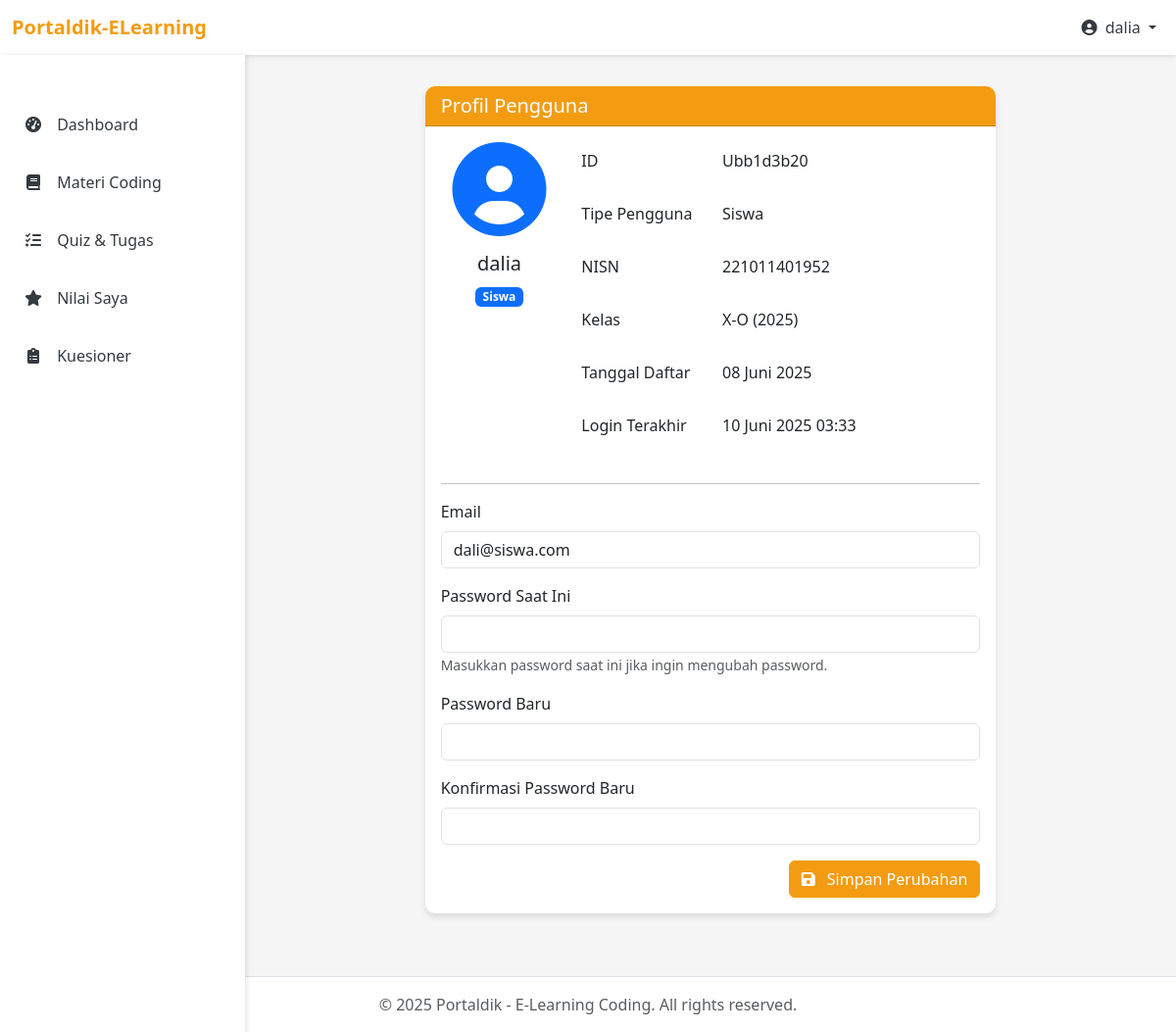
The app's page /pages/profile.php (signed in) with its own data.
### tables this page shows
CREATE TABLE `pengguna` (
  `id` varchar(20) NOT NULL,
  `kelas_id` varchar(10) DEFAULT NULL,
  `nama` varchar(100) NOT NULL,
  `email` varchar(100) NOT NULL,
  `password` varchar(255) NOT NULL,
  `tipe_pengguna` enum('admin','guru','siswa','kepsek') NOT NULL,
  `nuptk` varchar(20) DEFAULT NULL,
  `nisn` varchar(20) DEFAULT NULL,
  `tanggal_daftar` date NOT NULL,
  `last_login` timestamp NULL DEFAULT NULL,
  `status` enum('pending','aktif','ditolak','nonaktif') DEFAULT 'aktif',
  `keterangan` text DEFAULT NULL,
  PRIMARY KEY (`id`),
  KEY `fk_pengguna_kelas` (`kelas_id`),
  CONSTRAINT `fk_pengguna_kelas` FOREIGN KEY (`kelas_id`) REFERENCES `kelas` (`id`)
);

CREATE TABLE `kelas` (
  `id` varchar(10) NOT NULL,
  `nama` varchar(50) NOT NULL,
  `tahun_ajaran` varchar(20) NOT NULL,
  `wali_kelas_id` varchar(20) DEFAULT NULL,
  `status` enum('pending','aktif','nonaktif') DEFAULT 'aktif',
  `tanggal_dibuat` date DEFAULT curdate(),
  PRIMARY KEY (`id`),
  KEY `wali_kelas_id` (`wali_kelas_id`),
  CONSTRAINT `kelas_ibfk_1` FOREIGN KEY (`wali_kelas_id`) REFERENCES `pengguna` (`id`)
);

### includes/functions.php (called while the page is built, shortened)
<?php
function formatDate($date, $withTime = false) {
    $timestamp = strtotime($date);
    $format = $withTime ? 'd F Y H:i' : 'd F Y';
    $indonesianMonths = [
        'January' => 'Januari',
        'February' => 'Februari',
        'March' => 'Maret',
        'April' => 'April',
        'May' => 'Mei',
        'June' => 'Juni',
        'July' => 'Juli',
        'August' => 'Agustus',
        'September' => 'September',
        'October' => 'Oktober',
        'November' => 'November',
        'December' => 'Desember'
    ];
    $englishDate = date($format, $timestamp);
    foreach ($indonesianMonths as $english => $indonesian) {
        $englishDate = str_replace($english, $indonesian, $englishDate);
    }
    return $englishDate;
}

### pages/profile.php (the view, shortened to what this page needs)
<?php
require_once '../config/database.php';
require_once '../includes/functions.php';
$user_id = $_SESSION['user_id'];
$query = "SELECT p.*, k.nama as kelas_nama, k.tahun_ajaran
          FROM pengguna p
          LEFT JOIN kelas k ON p.kelas_id = k.id
          WHERE p.id = '$user_id'";
$result = mysqli_query($conn, $query);
$user = mysqli_fetch_assoc($result);
include_once '../includes/header.php';
?>
<div class="container-fluid py-4">
    <div class="row justify-content-center">
        <div class="col-md-8">
            <div class="card">
                <div class="card-header">
                    <h5 class="mb-0">Profil Pengguna</h5>
                </div>
                <div class="card-body">
                    <div class="row mb-4">
                        <div class="col-md-3 text-center">
                            <div class="avatar-container mb-3">
                                <i class="fas fa-user-circle fa-6x text-primary"></i>
                            </div>
                            <h5><?php echo $user['nama']; ?></h5>
                            <span class="badge bg-primary"><?php echo ucfirst($user['tipe_pengguna']); ?></span>
                        </div>
                        <div class="col-md-9">
                            <div class="mb-3 row">
                                <label class="col-sm-4 col-form-label">ID</label>
                                <div class="col-sm-8">
                                    <input type="text" readonly class="form-control-plaintext" value="<?php echo $user['id']; ?>">
                                </div>
                            </div>
                            <div class="mb-3 row">
                                <label class="col-sm-4 col-form-label">Tipe Pengguna</label>
                                <div class="col-sm-8">
                                    <input type="text" readonly class="form-control-plaintext" value="<?php echo ucfirst($user['tipe_pengguna']); ?>">
                                </div>
                            </div>
                            <?php if ($user['tipe_pengguna'] === 'siswa'): ?>
                            <div class="mb-3 row">
                                <label class="col-sm-4 col-form-label">NISN</label>
                                <div class="col-sm-8">
                                    <input type="text" readonly class="form-control-plaintext" value="<?php echo $user['nisn'] ?? '-'; ?>">
                                </div>
                            </div>
                            <div class="mb-3 row">
                                <label class="col-sm-4 col-form-label">Kelas</label>
                                <div class="col-sm-8">
                                    <input type="text" readonly class="form-control-plaintext" value="<?php echo $user['kelas_nama'] ? $user['kelas_nama'] . ' (' . $user['tahun_ajaran'] . ')' : '-'; ?>">
                                </div>
                            </div>
                            <?php endif; ?>
                            <div class="mb-3 row">
                                <label class="col-sm-4 col-form-label">Tanggal Daftar</label>
                                <div class="col-sm-8">
                                    <input type="text" readonly class="form-control-plaintext" value="<?php echo formatDate($user['tanggal_daftar']); ?>">
                                </div>
                            </div>
                            <div class="mb-3 row">
                                <label class="col-sm-4 col-form-label">Login Terakhir</label>
                                <div class="col-sm-8">
                                    <input type="text" readonly class="form-control-plaintext" value="<?php echo $user['last_login'] ? formatDate($user['last_login'], true) : 'Belum pernah login'; ?>">
                                </div>
                            </div>
                        </div>
                    </div>
                    <hr>
                    <form method="POST" action="profile.php">
                        <div class="mb-3">
                            <label for="email" class="form-label">Email</label>
                            <input type="email" class="form-control" id="email" name="email" value="<?php echo $user['email']; ?>" required>
                        </div>
                        <div class="mb-3">
                            <label for="current_password" class="form-label">Password Saat Ini</label>
                            <input type="password" class="form-control" id="current_password" name="current_password">
                            <small class="form-text text-muted">Masukkan password saat ini jika ingin mengubah password.</small>
                        </div>
                        <div class="mb-3">
                            <label for="new_password" class="form-label">Password Baru</label>
                            <input type="password" class="form-control" id="new_password" name="new_password">
                        </div>
                        <div class="mb-3">
                            <label for="confirm_password" class="form-label">Konfirmasi Password Baru</label>
                            <input type="password" class="form-control" id="confirm_password" name="confirm_password">
                        </div>
                        <div class="d-grid gap-2 d-md-flex justify-content-md-end">
                            <button type="submit" class="btn btn-primary">
                                <i class="fas fa-save me-2"></i> Simpan Perubahan
                            </button>
                        </div>
                    </form>
                </div>
            </div>
        </div>
    </div>
</div>
<?php include_once '../includes/footer.php'; ?>

### assets/css/style.css (style rules this page uses)
:root { --primary-color: #3498db; --secondary-color: #f39c12; --accent-color: #9b59b6; --light-color: #f8f9fa; --dark-color: #343a40; }
body { background-color: #f5f5f5; font-family: 'Segoe UI', Tahoma, Geneva, Verdana, sans-serif; }
.siswa-theme { --primary-color: #f39c12; }
.card { border: none; border-radius: 10px; box-shadow: 0 4px 6px rgba(0, 0, 0, 0.1); margin-bottom: 20px; }
.card-header { background-color: var(--primary-color); color: white; font-weight: 600; border-radius: 10px 10px 0 0 !important; }
.btn-primary { background-color: var(--primary-color); border-color: var(--primary-color); }
.form-label { font-weight: 500; }

### includes/header.php (style rules this page uses)
:root { --primary-color: #3498db; --secondary-color: #f39c12; --accent-color: #9b59b6; --light-color: #f8f9fa; --dark-color: #343a40; }
body { background-color: #f5f5f5; font-family: 'Segoe UI', Tahoma, Geneva, Verdana, sans-serif; }
.card { border-radius: 10px; box-shadow: 0 4px 6px rgba(0, 0, 0, 0.1); transition: transform 0.3s; margin-bottom: 20px; }
.card-header { border-radius: 10px 10px 0 0 !important; background-color: var(--primary-color); color: white; font-weight: bold; }
.btn-primary { background-color: var(--primary-color); border-color: var(--primary-color); }
.siswa-theme { --primary-color: #f39c12; }

### records on screen
pengguna: nama "dalia", tipe_pengguna "Siswa", id "Ubb1d3b20", nisn "221011401952", tanggal_daftar "08 Juni 2025", last_login "10 Juni 2025 03:33", email "dali@siswa.com"
kelas: nama+tahun_ajaran "X-O (2025)"

### other values on screen
$_SESSION['user_name'] "dalia"
